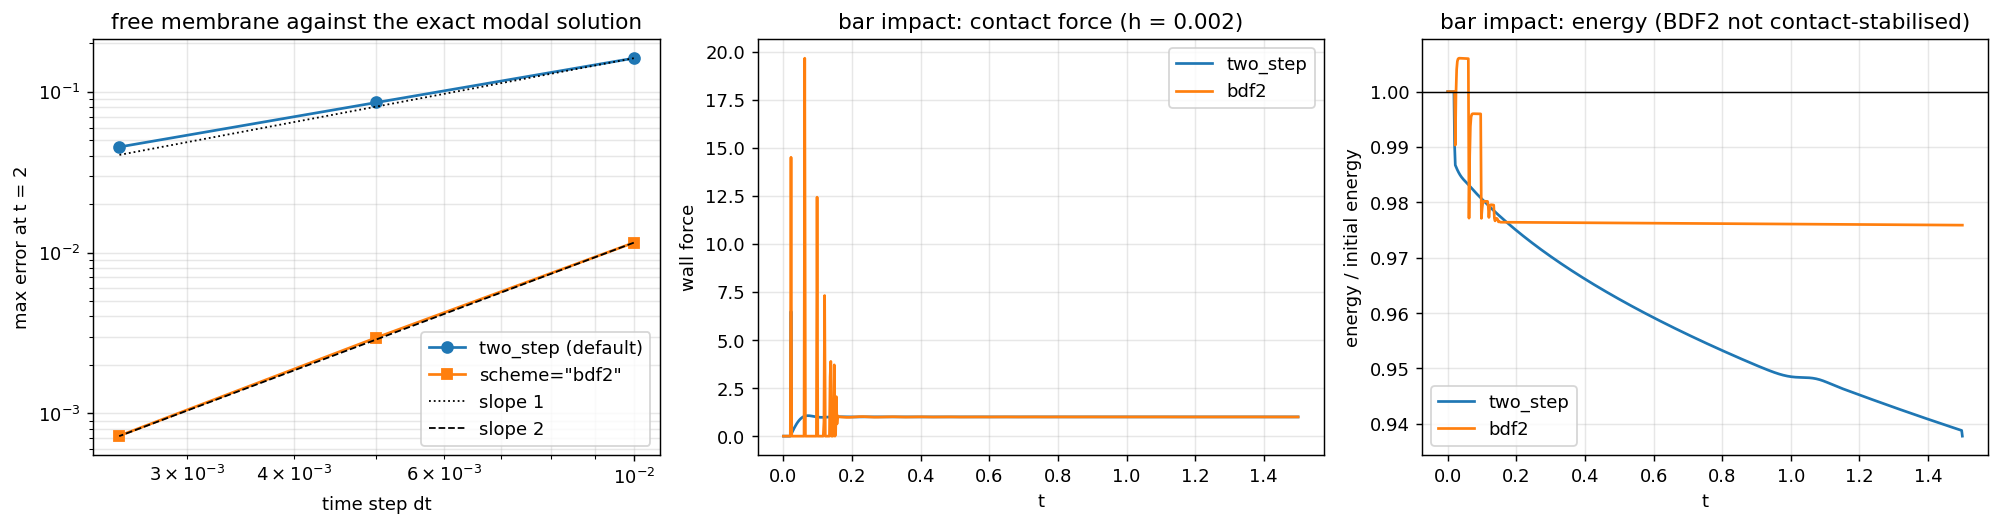

Write Python code to recreate this figure.
# Copyright (c) 2026 Abhijeet <abhijeetshandilya19@gmail.com>
# SPDX-License-Identifier: MIT
"""
fea_10_bdf2_contact_dynamics.py -- Example Gallery: second-order contact time stepping, `solve_contact_dynamics(..., scheme="bdf2")`
against the default first-order `scheme="two_step"`.

Panel 1: error at t = 2 of a free membrane (Quad4Laplace, 15 x 15 elements, contact inactive) against the exact modal solution, for
         dt = 0.01 / 0.005 / 0.0025 -- order about 2 (BDF2) against about 1 (two_step).
Panel 2: an elastic bar (40 nodes) moving at unit speed into a rigid wall: contact force at the wall, both schemes.
Panel 3: total energy during that impact. The default scheme never gains energy; BDF2 is NOT contact-stabilised and gains a little
         (printed). `return_info=True` returns the velocities BDF2 computes (ContactDynamicsInfo.V).
"""
__author__ = "Abhijeet <abhijeetshandilya19@gmail.com>"
import os
import numpy as np
import scipy.linalg as sl
import scipy.sparse as sp
import matplotlib
matplotlib.use("Agg")
import matplotlib.pyplot as plt

from fea_engine import FESystem, Quad4Laplace, solve_contact_dynamics
from fea_engine import mesh as meshlib

HERE = os.path.dirname(os.path.abspath(__file__))


def free_membrane(ne=15):
    m = meshlib.rectangle_mesh(1.0, 1.0, ne, ne)
    fes = FESystem(m, Quad4Laplace(), sparse=True)
    fes.assemble_stiffness(1.0)
    fes.assemble_lumped_mass(1.0)
    X = m.nodes
    edge = np.flatnonzero((X[:, 0] < 1e-9) | (X[:, 0] > 1 - 1e-9) | (X[:, 1] < 1e-9) | (X[:, 1] > 1 - 1e-9))
    fes.fix_dofs(edge, ["u"])
    free = np.asarray(fes.free_dofs)
    K = sp.csr_matrix(fes.K)[free][:, free].toarray()
    M = np.diag(np.asarray(sp.csr_matrix(fes.M_lumped).diagonal())[free])
    f = -10.0 * (M @ np.ones(len(free)))
    return K, M, f


def bar_impact(h, T=1.5):
    n, dx = 40, 1.0 / 39
    K = np.zeros((n, n))
    for i in range(n - 1):
        K[i:i + 2, i:i + 2] += (1 / dx) * np.array([[1, -1], [-1, 1]])
    K += np.eye(n) * 1e-3 / n                         # weak ground springs: K positive definite
    M = np.diag(np.full(n, dx))
    M[0, 0] = M[-1, -1] = dx / 2
    B = np.zeros((1, n)); B[0, 0] = 1.0
    c = np.array([-0.02])                             # wall: u_0 >= -0.02
    v0 = -np.ones(n)
    N = int(round(T / h))
    Ub, Lb, ib = solve_contact_dynamics(M, K, lambda t: np.zeros(n), B, c, h, N, v0=v0, scheme="bdf2", return_info=True)
    U2, L2 = solve_contact_dynamics(M, K, lambda t: np.zeros(n), B, c, h, N, v0=v0)
    V2 = np.zeros_like(U2)
    V2[0] = v0
    V2[1:-1] = (U2[2:] - U2[:-2]) / (2 * h)
    V2[-1] = (U2[-1] - U2[-2]) / h
    energy = lambda U, V: np.array([0.5 * V[k] @ M @ V[k] + 0.5 * U[k] @ K @ U[k] for k in range(len(U))])
    return dict(t=np.arange(N + 1) * h, Lb=Lb[:, 0], L2=L2[:, 0], Eb=energy(Ub, ib.V), E2=energy(U2, V2))


def main():
    K, M, f = free_membrane(15)
    n = K.shape[0]
    w2, V = sl.eigh(K, M)
    a = V.T @ f
    exact = V @ ((a / w2) * (1 - np.cos(np.sqrt(w2) * 2.0)))
    B, c = np.eye(n), np.full(n, -100.0)             # obstacle far away: contact inactive
    dts = (0.01, 0.005, 0.0025)
    eb, et = [], []
    for h in dts:
        N = int(round(2 / h))
        U2, _ = solve_contact_dynamics(M, K, lambda t: f, B, c, h, N, scheme="bdf2")
        U1, _ = solve_contact_dynamics(M, K, lambda t: f, B, c, h, N)
        eb.append(np.abs(U2[-1] - exact).max()); et.append(np.abs(U1[-1] - exact).max())
    print("dt          ", dts)
    print("error two_step", ["%.3e" % e for e in et])
    print("error bdf2    ", ["%.3e" % e for e in eb])
    print("ratio two_step / bdf2", ["%.0f" % (x / y) for x, y in zip(et, eb)])
    print("observed order two_step", np.round(np.log2(np.array(et[:-1]) / np.array(et[1:])), 2),
          " bdf2", np.round(np.log2(np.array(eb[:-1]) / np.array(eb[1:])), 2))

    imp = bar_impact(0.002)
    E0 = imp["Eb"][0]
    print(f"impact (h = 0.002): BDF2 energy max/initial {imp['Eb'].max() / E0:.4f}, final/initial {imp['Eb'][-1] / E0:.4f}; "
          f"two_step max/initial {imp['E2'].max() / E0:.4f}, final/initial {imp['E2'][-1] / E0:.4f}")
    print(f"min contact force: BDF2 {imp['Lb'].min():.2e}, two_step {imp['L2'].min():.2e}")

    fig, ax = plt.subplots(1, 3, figsize=(15.5, 4.2))
    ax[0].loglog(dts, et, "o-", label="two_step (default)")
    ax[0].loglog(dts, eb, "s-", label='scheme="bdf2"')
    d = np.array(dts)
    ax[0].loglog(d, et[0] * (d / d[0]), "k:", lw=1, label="slope 1")
    ax[0].loglog(d, eb[0] * (d / d[0]) ** 2, "k--", lw=1, label="slope 2")
    ax[0].set_xlabel("time step dt"); ax[0].set_ylabel("max error at t = 2")
    ax[0].set_title("free membrane against the exact modal solution"); ax[0].grid(True, which="both", alpha=0.3); ax[0].legend()
    ax[1].plot(imp["t"], imp["L2"], label="two_step"); ax[1].plot(imp["t"], imp["Lb"], label="bdf2")
    ax[1].set_xlabel("t"); ax[1].set_ylabel("wall force"); ax[1].set_title("bar impact: contact force (h = 0.002)")
    ax[1].grid(alpha=0.3); ax[1].legend()
    ax[2].plot(imp["t"], imp["E2"] / E0, label="two_step"); ax[2].plot(imp["t"], imp["Eb"] / E0, label="bdf2")
    ax[2].axhline(1.0, color="k", lw=0.8)
    ax[2].set_xlabel("t"); ax[2].set_ylabel("energy / initial energy"); ax[2].set_title("bar impact: energy (BDF2 not contact-stabilised)")
    ax[2].grid(alpha=0.3); ax[2].legend()
    fig.tight_layout()
    out = os.path.join(HERE, "fea_10_bdf2_contact_dynamics.png")
    fig.savefig(out, dpi=130, bbox_inches="tight")
    print("saved", out)


if __name__ == "__main__":
    main()
